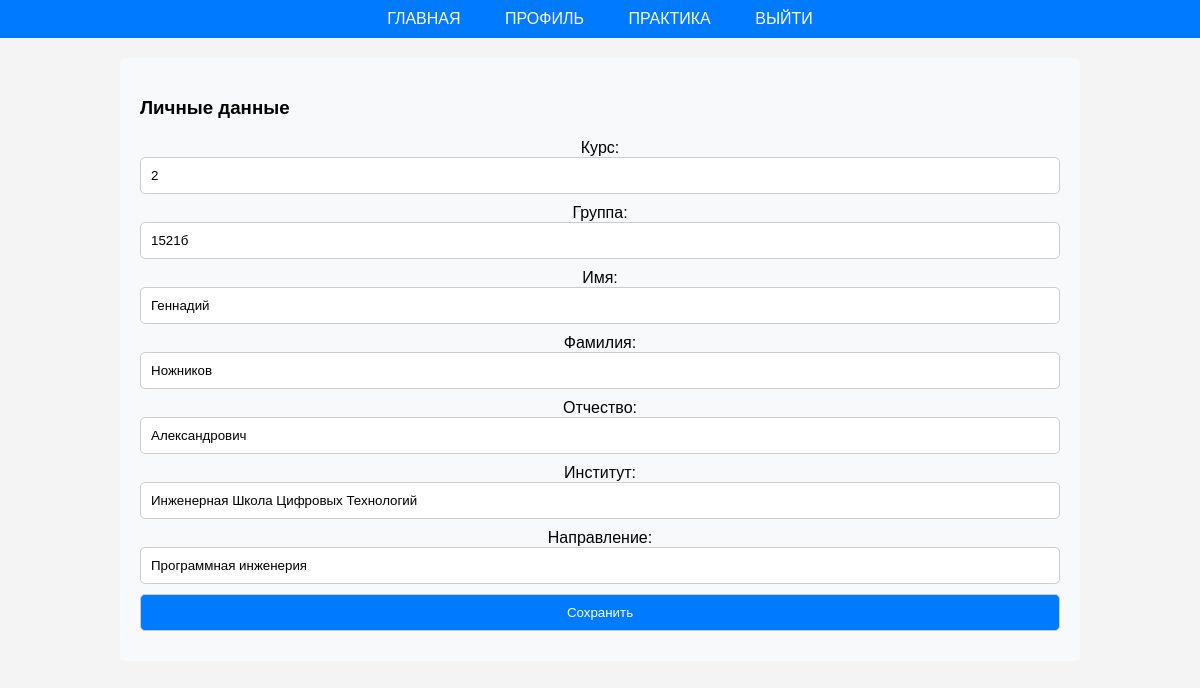
The app's page /profile.php (signed in) with its own data.
### tables this page shows
CREATE TABLE `users` (
  `id` int(11) NOT NULL,
  `type_account` varchar(100) NOT NULL DEFAULT 'user',
  `email` varchar(100) DEFAULT NULL,
  `pass` varchar(100) DEFAULT NULL,
  `course` int(11) DEFAULT NULL,
  `groupp` varchar(5) DEFAULT NULL,
  `surname` varchar(20) DEFAULT NULL,
  `name` varchar(20) NOT NULL,
  `patronymic` varchar(20) DEFAULT NULL,
  `institute` varchar(100) DEFAULT NULL,
  `direction` varchar(50) DEFAULT NULL
);

### profile.php (the view, shortened to what this page needs)
<?php
@include 'config.php';
$user_id = $_SESSION['user_id'];
$stmt = $conn->prepare("SELECT * FROM `users` WHERE id = ?");
$stmt->execute([$user_id]);
$user = $stmt->fetch(PDO::FETCH_ASSOC);
?>
<!DOCTYPE html>
<html lang="en">
<head>
    <link rel="stylesheet" href="style.css">
</head>
<body>
    <?php include 'header.php'; ?>
    <div class="profile-container">
        <div class="section">
            <h3>Личные данные</h3>
            <form action="" method="POST">
            <div class="input-group">
                    <label for="course">Курс:</label>
                    <input type="text" id="course" name="course" value="<?= $user['course'] ?>" placeholder="Введите ваш курс">
                </div>
                <div class="input-group">
                    <label for="groupp">Группа:</label>
                    <input type="text" id="groupp" name="groupp" value="<?= $user['groupp'] ?>" placeholder="Введите вашу группу">
                </div>
                <div class="input-group">
                    <label for="name">Имя:</label>
                    <input type="text" id="name" name="name" value="<?= $user['name'] ?>" placeholder="Введите ваше имя">
                </div>
                <div class="input-group">
                    <label for="surname">Фамилия:</label>
                    <input type="text" id="surname" name="surname" value="<?= $user['surname'] ?>" placeholder="Введите вашу фамилию">
                </div>
                <div class="input-group">
                    <label for="patronymic">Отчество:</label>
                    <input type="text" id="patronymic" name="patronymic" value="<?= $user['patronymic'] ?>" placeholder="Введите ваше отчество">
                </div>
                <div class="input-group">
                    <label for="institute">Институт:</label>
                    <input type="text" id="institute" name="institute" value="<?= $user['institute'] ?>" placeholder="Введите ваш институт">
                </div>
                <div class="input-group">
                    <label for="direction">Направление:</label>
                    <input type="text" id="direction" name="direction" value="<?= $user['direction'] ?>" placeholder="Введите ваше направление">
                </div>
                <input type="submit" name="save" value="Сохранить">
            </form>
        </div>
    </div>
</body>
</html>

### style.css (style rules this page uses)
.profile-container { width: 80%; margin: 20px auto; }
.section { background-color: #f8f9fa; border-radius: 5px; padding: 20px; margin-bottom: 20px; }
.section h3 { margin-bottom: 10px; }
.section form input[type="text"], .section form input[type="submit"] { width: 100%; margin-bottom: 10px; padding: 10px; border: 1px solid #ccc; border-radius: 5px; box-sizing: border-box; }
.section form input[type="submit"] { background-color: #007bff; color: #fff; cursor: pointer; }
body { font-family: Arial, sans-serif; background-color: #f4f4f4; margin: 0; padding: 0; }
form { text-align: center; margin-top: 20px; }

### records on screen
users: course "2", groupp "1521б", name "Геннадий", surname "Ножников", patronymic "Александрович", institute "Инженерная Школа Цифровых Технологий", direction "Программная инженерия"
